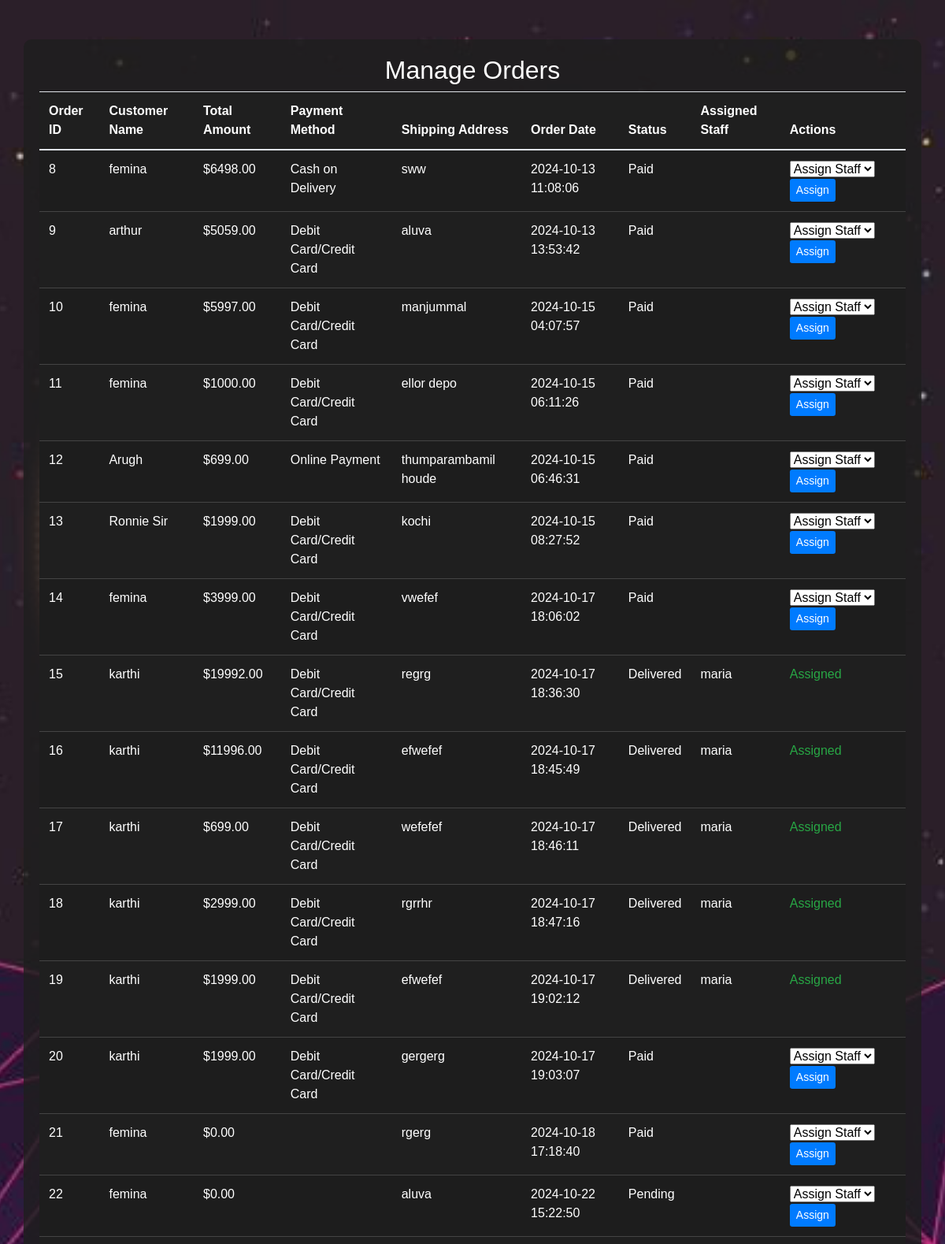
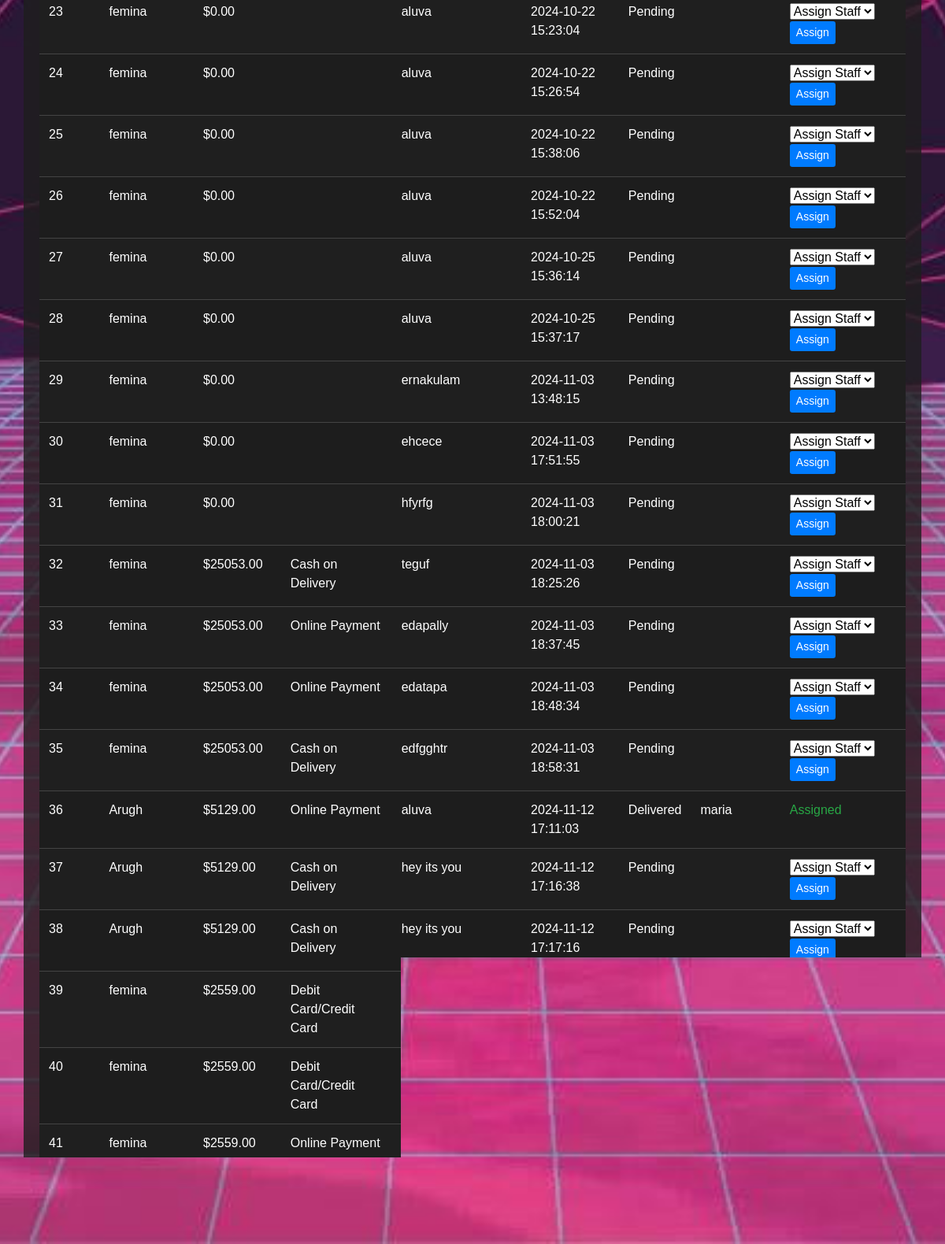
The app's page /admin/manage_orders.php (signed in) with its own data (2 pictures, top to bottom).
### tables this page shows
CREATE TABLE `orders` (
  `id` int(11) NOT NULL,
  `user_id` int(11) NOT NULL,
  `total_amount` decimal(10,2) NOT NULL,
  `payment_method` varchar(50) NOT NULL,
  `shipping_address` text NOT NULL,
  `order_date` timestamp NOT NULL DEFAULT current_timestamp(),
  `status` varchar(50) DEFAULT 'Pending',
  `assigned_staff_id` int(11) DEFAULT NULL
);

CREATE TABLE `users` (
  `id` int(11) NOT NULL,
  `full_name` varchar(100) NOT NULL,
  `email` varchar(255) NOT NULL,
  `password` varchar(255) NOT NULL,
  `role_id` int(11) NOT NULL,
  `created_at` timestamp NOT NULL DEFAULT current_timestamp(),
  `security_question` varchar(255) NOT NULL,
  `security_answer` varchar(255) NOT NULL
);

### admin/manage_orders.php (the view, shortened to what this page needs)
<?php
$conn = new mysqli("localhost", "root", "", "cloth");
$sql = "SELECT o.id, u.full_name AS customer_name, o.total_amount, o.payment_method, o.shipping_address, o.order_date, o.status, s.full_name AS staff_name
        FROM orders o
        JOIN users u ON o.user_id = u.id
        LEFT JOIN users s ON o.assigned_staff_id = s.id";
$result = $conn->query($sql);
?>
<!DOCTYPE html>
<html lang="en">
<head>
    <link rel="stylesheet" href="https://stackpath.bootstrapcdn.com/bootstrap/4.3.1/css/bootstrap.min.css">
</head>
<body>
<div class="container">
    <h2 class="text-center">Manage Orders</h2>
    <table class="table table-striped">
        <thead>
            <tr>
                <th>Order ID</th>
                <th>Customer Name</th>
                <th>Total Amount</th>
                <th>Payment Method</th>
                <th>Shipping Address</th>
                <th>Order Date</th>
                <th>Status</th>
                <th>Assigned Staff</th>
                <th>Actions</th>
            </tr>
        </thead>
        <tbody>
            <?php if ($result->num_rows > 0): ?>
                <?php while ($row = $result->fetch_assoc()): ?>
                    <tr>
                        <td><?php echo $row['id']; ?></td>
                        <td><?php echo htmlspecialchars($row['customer_name']); ?></td>
                        <td>$<?php echo htmlspecialchars($row['total_amount']); ?></td>
                        <td><?php echo htmlspecialchars($row['payment_method']); ?></td>
                        <td><?php echo htmlspecialchars($row['shipping_address']); ?></td>
                        <td><?php echo htmlspecialchars($row['order_date']); ?></td>
                        <td><?php echo htmlspecialchars($row['status']); ?></td>
                        <td><?php echo htmlspecialchars($row['staff_name']); ?></td>
                        <td>
                            <?php if ($row['status'] != 'Delivered' && $row['staff_name'] === null): ?>
                                <form method="POST" action="manage_orders.php" style="display: inline;">
                                    <select name="staff_id" required>
                                        <option value="">Assign Staff</option>
                                    </select>
                                    <button type="submit" name="assign" class="btn btn-primary btn-sm">Assign</button>
                                </form>
                            <?php else: ?>
                                <span class="text-success">Assigned</span>
                            <?php endif; ?>
                        </td>
                    </tr>
                <?php endwhile; ?>
            <?php else: ?>
                <tr>
                    <td colspan="9" class="text-center">No orders found.</td>
                </tr>
            <?php endif; ?>
        </tbody>
    </table>
    <button onclick="window.location.href='admin_home.php';" class="btn btn-secondary">Back to Admin Home</button>
</div>
</body>
</html>

### admin/manage_orders.php (style rules this page uses)
body { font-family: 'Poppins', sans-serif; background-image: url('../uploads/adminbg.jpg'); background-size: cover; background-position: center; background-repeat: no-repeat; background-attachment: fixed; color: #ffffff; min-height: 100vh; margin: 0; }
.container { margin-top: 50px; background-color: rgba(31, 31, 31, 0.8); padding: 20px; border-radius: 10px; }
.table { background-color: #1f1f1f; color: #ffffff; }
.table th, .table td { border-bottom: 1px solid #444; }
.btn-primary { background-color: #007bff; border: none; }

### records on screen
orders: id "8", user.full_name "femina", total_amount "6498.00", payment_method "Cash on Delivery", shipping_address "sww", order_date "2024-10-13 11:08:06", status "Paid"
orders: id "9", user.full_name "arthur", total_amount "5059.00", payment_method "Debit Card/Credit Card", shipping_address "aluva", order_date "2024-10-13 13:53:42", status "Paid"
orders: id "10", user.full_name "femina", total_amount "5997.00", payment_method "Debit Card/Credit Card", shipping_address "manjummal", order_date "2024-10-15 04:07:57", status "Paid"
orders: id "11", user.full_name "femina", total_amount "1000.00", payment_method "Debit Card/Credit Card", shipping_address "ellor depo", order_date "2024-10-15 06:11:26", status "Paid"
orders: id "12", user.full_name "Arugh", total_amount "699.00", payment_method "Online Payment", shipping_address "thumparambamil houde", order_date "2024-10-15 06:46:31", status "Paid"
orders: id "13", user.full_name "Ronnie Sir", total_amount "1999.00", payment_method "Debit Card/Credit Card", shipping_address "kochi", order_date "2024-10-15 08:27:52", status "Paid"
orders: id "14", user.full_name "femina", total_amount "3999.00", payment_method "Debit Card/Credit Card", shipping_address "vwefef", order_date "2024-10-17 18:06:02", status "Paid"
orders: id "15", user.full_name "karthi", total_amount "19992.00", payment_method "Debit Card/Credit Card", shipping_address "regrg", order_date "2024-10-17 18:36:30", status "Delivered", assigned_staff.full_name "maria", shows "Assigned"
orders: id "16", user.full_name "karthi", total_amount "11996.00", payment_method "Debit Card/Credit Card", shipping_address "efwefef", order_date "2024-10-17 18:45:49", status "Delivered", assigned_staff.full_name "maria", shows "Assigned"
orders: id "17", user.full_name "karthi", total_amount "699.00", payment_method "Debit Card/Credit Card", shipping_address "wefefef", order_date "2024-10-17 18:46:11", status "Delivered", assigned_staff.full_name "maria", shows "Assigned"
orders: id "18", user.full_name "karthi", total_amount "2999.00", payment_method "Debit Card/Credit Card", shipping_address "rgrrhr", order_date "2024-10-17 18:47:16", status "Delivered", assigned_staff.full_name "maria", shows "Assigned"
orders: id "19", user.full_name "karthi", total_amount "1999.00", payment_method "Debit Card/Credit Card", shipping_address "efwefef", order_date "2024-10-17 19:02:12", status "Delivered", assigned_staff.full_name "maria", shows "Assigned"
orders: id "20", user.full_name "karthi", total_amount "1999.00", payment_method "Debit Card/Credit Card", shipping_address "gergerg", order_date "2024-10-17 19:03:07", status "Paid"
orders: id "21", user.full_name "femina", total_amount "0.00", shipping_address "rgerg", order_date "2024-10-18 17:18:40", status "Paid"
orders: id "22", user.full_name "femina", total_amount "0.00", shipping_address "aluva", order_date "2024-10-22 15:22:50", status "Pending"
orders: id "23", user.full_name "femina", total_amount "0.00", shipping_address "aluva", order_date "2024-10-22 15:23:04", status "Pending"
orders: id "24", user.full_name "femina", total_amount "0.00", shipping_address "aluva", order_date "2024-10-22 15:26:54", status "Pending"
orders: id "25", user.full_name "femina", total_amount "0.00", shipping_address "aluva", order_date "2024-10-22 15:38:06", status "Pending"
orders: id "26", user.full_name "femina", total_amount "0.00", shipping_address "aluva", order_date "2024-10-22 15:52:04", status "Pending"
orders: id "27", user.full_name "femina", total_amount "0.00", shipping_address "aluva", order_date "2024-10-25 15:36:14", status "Pending"
orders: id "28", user.full_name "femina", total_amount "0.00", shipping_address "aluva", order_date "2024-10-25 15:37:17", status "Pending"
orders: id "29", user.full_name "femina", total_amount "0.00", shipping_address "ernakulam", order_date "2024-11-03 13:48:15", status "Pending"
orders: id "30", user.full_name "femina", total_amount "0.00", shipping_address "ehcece", order_date "2024-11-03 17:51:55", status "Pending"
orders: id "31", user.full_name "femina", total_amount "0.00", shipping_address "hfyrfg", order_date "2024-11-03 18:00:21", status "Pending"
orders: id "32", user.full_name "femina", total_amount "25053.00", payment_method "Cash on Delivery", shipping_address "teguf", order_date "2024-11-03 18:25:26", status "Pending"
orders: id "33", user.full_name "femina", total_amount "25053.00", payment_method "Online Payment", shipping_address "edapally", order_date "2024-11-03 18:37:45", status "Pending"
orders: id "34", user.full_name "femina", total_amount "25053.00", payment_method "Online Payment", shipping_address "edatapa", order_date "2024-11-03 18:48:34", status "Pending"
orders: id "35", user.full_name "femina", total_amount "25053.00", payment_method "Cash on Delivery", shipping_address "edfgghtr", order_date "2024-11-03 18:58:31", status "Pending"
orders: id "36", user.full_name "Arugh", total_amount "5129.00", payment_method "Online Payment", shipping_address "aluva", order_date "2024-11-12 17:11:03", status "Delivered", assigned_staff.full_name "maria", shows "Assigned"
orders: id "37", user.full_name "Arugh", total_amount "5129.00", payment_method "Cash on Delivery", shipping_address "hey its you", order_date "2024-11-12 17:16:38", status "Pending"
orders: id "38", user.full_name "Arugh", total_amount "5129.00", payment_method "Cash on Delivery", shipping_address "hey its you", order_date "2024-11-12 17:17:16", status "Pending"
orders: id "39", user.full_name "femina", total_amount "2559.00", payment_method "Debit Card/Credit Card", shipping_address "hfrinferf", order_date "2024-11-13 06:12:17"
orders: id "40", user.full_name "femina", total_amount "2559.00", payment_method "Debit Card/Credit Card", shipping_address "kaloor", order_date "2024-11-13 06:12:23"
orders: id "41", user.full_name "femina", total_amount "2559.00", payment_method "Online Payment", order_date "2024-11-13 06:24:28"
